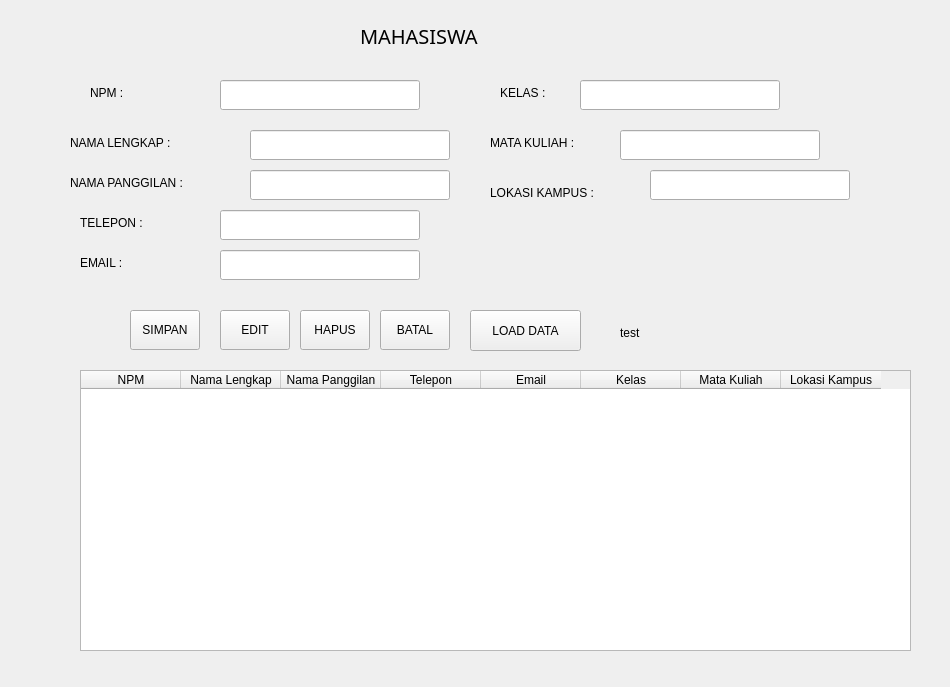
<?xml version="1.0" encoding="UTF-8"?>
<ui version="4.0">
 <class>Form</class>
 <widget class="QWidget" name="Form">
  <property name="geometry">
   <rect>
    <x>0</x>
    <y>0</y>
    <width>950</width>
    <height>687</height>
   </rect>
  </property>
  <property name="windowTitle">
   <string>Form</string>
  </property>
  <property name="autoFillBackground">
   <bool>false</bool>
  </property>
  <widget class="QLabel" name="label">
   <property name="geometry">
    <rect>
     <x>620</x>
     <y>320</y>
     <width>141</width>
     <height>26</height>
    </rect>
   </property>
   <property name="text">
    <string>test</string>
   </property>
  </widget>
  <widget class="QLabel" name="label_2">
   <property name="geometry">
    <rect>
     <x>70</x>
     <y>130</y>
     <width>150</width>
     <height>26</height>
    </rect>
   </property>
   <property name="font">
    <font>
     <pointsize>9</pointsize>
    </font>
   </property>
   <property name="text">
    <string>NAMA LENGKAP :</string>
   </property>
  </widget>
  <widget class="QLabel" name="label_3">
   <property name="geometry">
    <rect>
     <x>70</x>
     <y>170</y>
     <width>200</width>
     <height>26</height>
    </rect>
   </property>
   <property name="font">
    <font>
     <pointsize>9</pointsize>
    </font>
   </property>
   <property name="text">
    <string>NAMA PANGGILAN : </string>
   </property>
  </widget>
  <widget class="QLabel" name="label_4">
   <property name="geometry">
    <rect>
     <x>80</x>
     <y>210</y>
     <width>100</width>
     <height>26</height>
    </rect>
   </property>
   <property name="font">
    <font>
     <pointsize>9</pointsize>
    </font>
   </property>
   <property name="text">
    <string>TELEPON : </string>
   </property>
  </widget>
  <widget class="QLabel" name="label_5">
   <property name="geometry">
    <rect>
     <x>80</x>
     <y>250</y>
     <width>100</width>
     <height>26</height>
    </rect>
   </property>
   <property name="font">
    <font>
     <pointsize>9</pointsize>
    </font>
   </property>
   <property name="text">
    <string>EMAIL :</string>
   </property>
  </widget>
  <widget class="QLabel" name="label_6">
   <property name="geometry">
    <rect>
     <x>500</x>
     <y>80</y>
     <width>100</width>
     <height>26</height>
    </rect>
   </property>
   <property name="font">
    <font>
     <pointsize>9</pointsize>
    </font>
   </property>
   <property name="text">
    <string>KELAS :</string>
   </property>
  </widget>
  <widget class="QLabel" name="label_7">
   <property name="geometry">
    <rect>
     <x>490</x>
     <y>130</y>
     <width>200</width>
     <height>26</height>
    </rect>
   </property>
   <property name="font">
    <font>
     <pointsize>9</pointsize>
    </font>
   </property>
   <property name="text">
    <string>MATA KULIAH :</string>
   </property>
  </widget>
  <widget class="QLabel" name="label_8">
   <property name="geometry">
    <rect>
     <x>490</x>
     <y>180</y>
     <width>200</width>
     <height>26</height>
    </rect>
   </property>
   <property name="font">
    <font>
     <pointsize>9</pointsize>
    </font>
   </property>
   <property name="text">
    <string>LOKASI KAMPUS :</string>
   </property>
  </widget>
  <widget class="QLineEdit" name="lineEdit">
   <property name="geometry">
    <rect>
     <x>220</x>
     <y>80</y>
     <width>200</width>
     <height>30</height>
    </rect>
   </property>
  </widget>
  <widget class="QLineEdit" name="lineEdit_2">
   <property name="geometry">
    <rect>
     <x>250</x>
     <y>130</y>
     <width>200</width>
     <height>30</height>
    </rect>
   </property>
  </widget>
  <widget class="QLineEdit" name="lineEdit_3">
   <property name="geometry">
    <rect>
     <x>250</x>
     <y>170</y>
     <width>200</width>
     <height>30</height>
    </rect>
   </property>
  </widget>
  <widget class="QLineEdit" name="lineEdit_4">
   <property name="geometry">
    <rect>
     <x>220</x>
     <y>210</y>
     <width>200</width>
     <height>30</height>
    </rect>
   </property>
  </widget>
  <widget class="QLineEdit" name="lineEdit_5">
   <property name="geometry">
    <rect>
     <x>220</x>
     <y>250</y>
     <width>200</width>
     <height>30</height>
    </rect>
   </property>
  </widget>
  <widget class="QLineEdit" name="lineEdit_6">
   <property name="geometry">
    <rect>
     <x>580</x>
     <y>80</y>
     <width>200</width>
     <height>30</height>
    </rect>
   </property>
  </widget>
  <widget class="QLineEdit" name="lineEdit_7">
   <property name="geometry">
    <rect>
     <x>620</x>
     <y>130</y>
     <width>200</width>
     <height>30</height>
    </rect>
   </property>
  </widget>
  <widget class="QLineEdit" name="lineEdit_8">
   <property name="geometry">
    <rect>
     <x>650</x>
     <y>170</y>
     <width>200</width>
     <height>30</height>
    </rect>
   </property>
  </widget>
  <widget class="QPushButton" name="pushButton">
   <property name="geometry">
    <rect>
     <x>130</x>
     <y>310</y>
     <width>70</width>
     <height>40</height>
    </rect>
   </property>
   <property name="text">
    <string>SIMPAN</string>
   </property>
  </widget>
  <widget class="QPushButton" name="pushButton_2">
   <property name="geometry">
    <rect>
     <x>220</x>
     <y>310</y>
     <width>70</width>
     <height>40</height>
    </rect>
   </property>
   <property name="text">
    <string>EDIT</string>
   </property>
  </widget>
  <widget class="QPushButton" name="pushButton_3">
   <property name="geometry">
    <rect>
     <x>300</x>
     <y>310</y>
     <width>70</width>
     <height>40</height>
    </rect>
   </property>
   <property name="text">
    <string>HAPUS</string>
   </property>
  </widget>
  <widget class="QPushButton" name="pushButton_4">
   <property name="geometry">
    <rect>
     <x>380</x>
     <y>310</y>
     <width>70</width>
     <height>40</height>
    </rect>
   </property>
   <property name="text">
    <string>BATAL</string>
   </property>
  </widget>
  <widget class="QLabel" name="label_9">
   <property name="geometry">
    <rect>
     <x>360</x>
     <y>20</y>
     <width>300</width>
     <height>32</height>
    </rect>
   </property>
   <property name="font">
    <font>
     <family>Arial Rounded MT Bold</family>
     <pointsize>15</pointsize>
     <weight>50</weight>
     <italic>false</italic>
     <bold>false</bold>
    </font>
   </property>
   <property name="text">
    <string>MAHASISWA</string>
   </property>
  </widget>
  <widget class="QTableWidget" name="tableWidget">
   <property name="geometry">
    <rect>
     <x>80</x>
     <y>370</y>
     <width>831</width>
     <height>281</height>
    </rect>
   </property>
   <column>
    <property name="text">
     <string>NPM</string>
    </property>
   </column>
   <column>
    <property name="text">
     <string>Nama Lengkap</string>
    </property>
   </column>
   <column>
    <property name="text">
     <string>Nama Panggilan</string>
    </property>
   </column>
   <column>
    <property name="text">
     <string>Telepon</string>
    </property>
   </column>
   <column>
    <property name="text">
     <string>Email</string>
    </property>
   </column>
   <column>
    <property name="text">
     <string>Kelas</string>
    </property>
   </column>
   <column>
    <property name="text">
     <string>Mata Kuliah</string>
    </property>
   </column>
   <column>
    <property name="text">
     <string>Lokasi Kampus</string>
    </property>
   </column>
  </widget>
  <widget class="QPushButton" name="pushButton_5">
   <property name="geometry">
    <rect>
     <x>470</x>
     <y>310</y>
     <width>111</width>
     <height>41</height>
    </rect>
   </property>
   <property name="text">
    <string>LOAD DATA</string>
   </property>
  </widget>
  <widget class="QLabel" name="label_10">
   <property name="geometry">
    <rect>
     <x>90</x>
     <y>80</y>
     <width>100</width>
     <height>26</height>
    </rect>
   </property>
   <property name="font">
    <font>
     <pointsize>9</pointsize>
    </font>
   </property>
   <property name="text">
    <string>NPM :</string>
   </property>
  </widget>
 </widget>
 <resources/>
 <connections/>
</ui>
